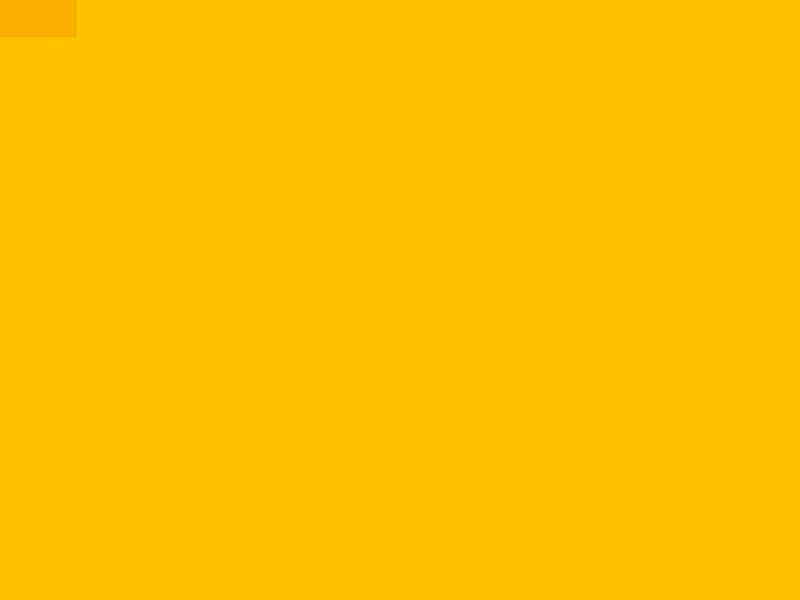
Frame 1 (no input)
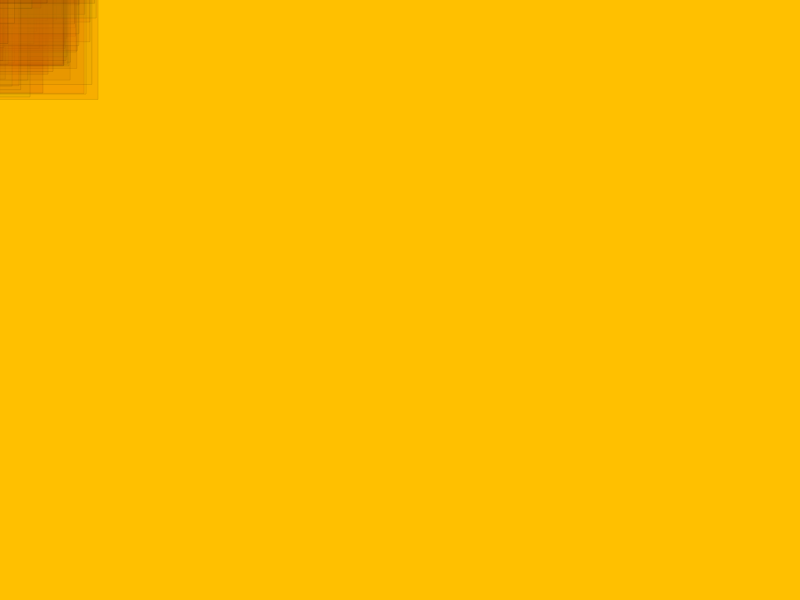
Frame 60 (no input)
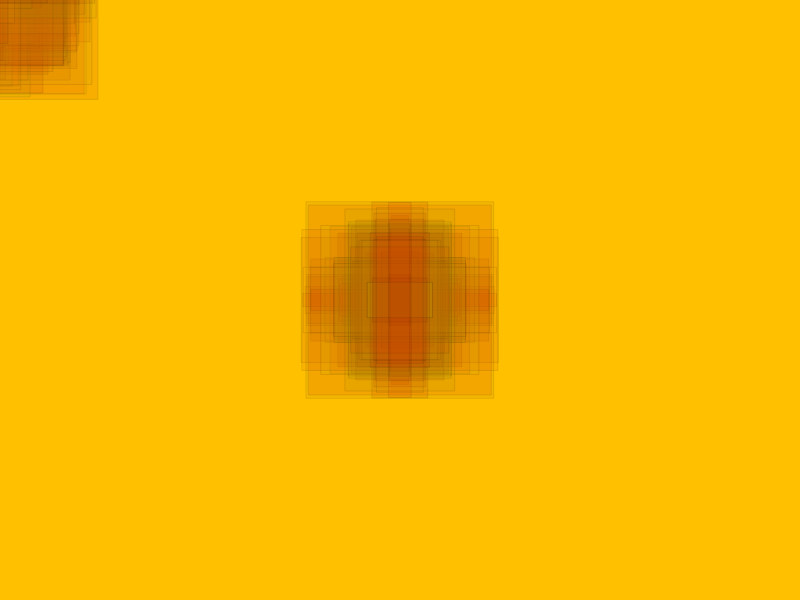
Frame 120 (the mouse pressed at the canvas centre since frame 60)

The p5.js sketch that drew these frames (run headless with seeded random() and noise() and a simulated clock; from frame 60 on, the mouse is pressed at the canvas centre):

// p5.js sketch
// ── sketch.js
// groovy

// at the top of the sketch
var r, g, b, w, h; // GLOBAL variables

function setup() {
  createCanvas(800, 600); // sets up the size of the canvas
  
  background(255, 192, 0);
  
  // draw rectangles where coordinates are the center, not the edge:
  rectMode(CENTER); 
  
 
}

function draw() {
      
  // these are variables:
  r = random(128, 255);
  g = random(0, 192);
  b = 0;
  
  w = random(5, 200);
  h = random(5, 200);
  
  // set a more interesting color
  fill(r, g, b, 25); // Red, Green, Blue, (Alpha)
  stroke(0, 0, 0, 25);

  rect(mouseX, mouseY, w, h); // x, y, w, h

  
}

function keyReleased()
{
  if(key==' ') background(255, 192, 0);

}



/*
function setup() {
  
  //rectMode()
}

function draw(){
  
  
}
*/
